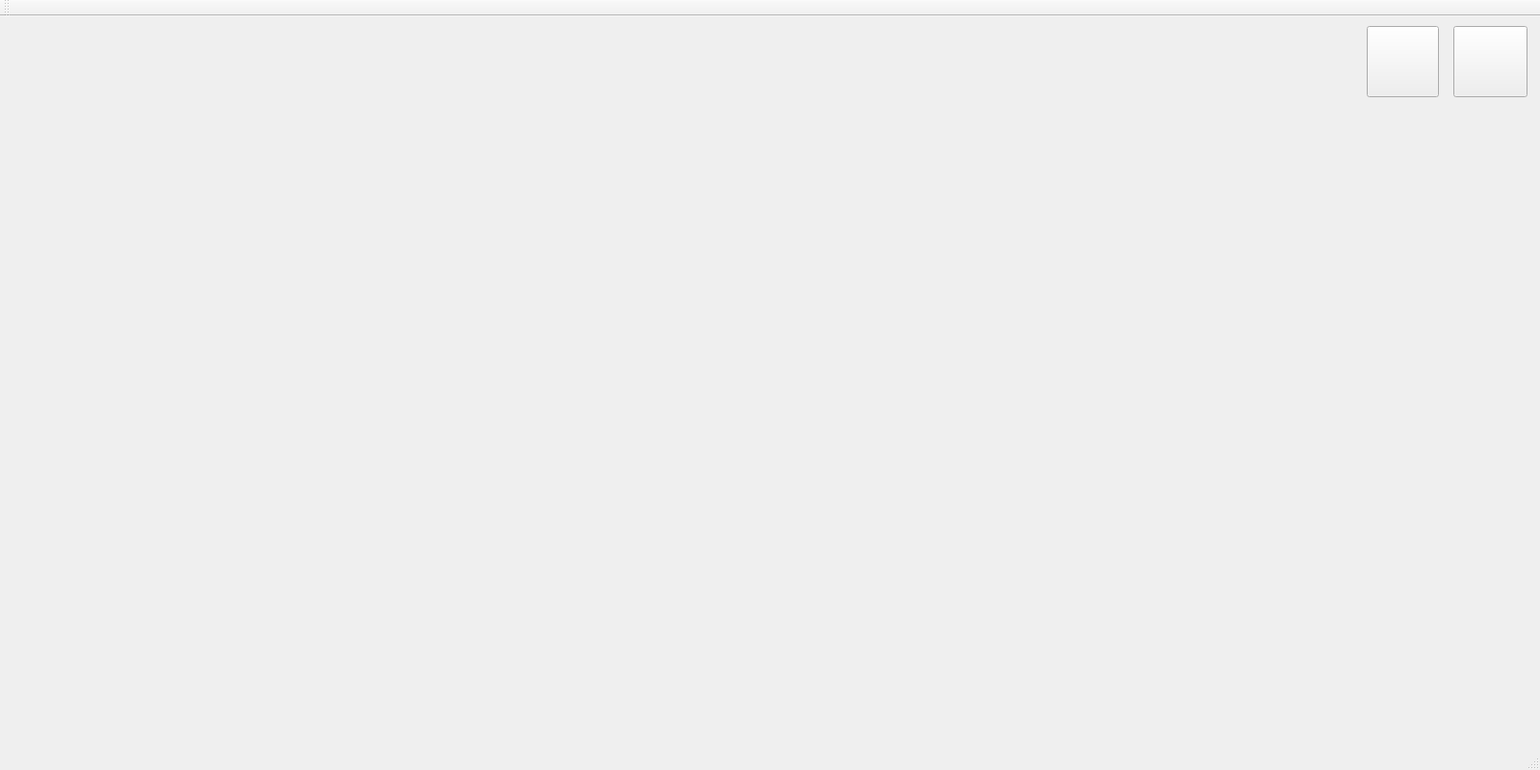
<?xml version="1.0" encoding="UTF-8"?>
<ui version="4.0">
 <class>MainWindow</class>
 <widget class="QMainWindow" name="MainWindow">
  <property name="geometry">
   <rect>
    <x>0</x>
    <y>0</y>
    <width>1600</width>
    <height>800</height>
   </rect>
  </property>
  <property name="windowTitle">
   <string>MainWindow</string>
  </property>
  <widget class="QWidget" name="centralWidget">
   <widget class="QLabel" name="labelland">
    <property name="geometry">
     <rect>
      <x>0</x>
      <y>626</y>
      <width>341</width>
      <height>201</height>
     </rect>
    </property>
    <property name="text">
     <string/>
    </property>
    <property name="pixmap">
     <pixmap resource="image.qrc">:/image/GROUND.png</pixmap>
    </property>
   </widget>
   <widget class="QLabel" name="labelbird">
    <property name="geometry">
     <rect>
      <x>160</x>
      <y>460</y>
      <width>70</width>
      <height>70</height>
     </rect>
    </property>
    <property name="text">
     <string/>
    </property>
    <property name="pixmap">
     <pixmap resource="image.qrc">:/image/Normal_Bird_1.png</pixmap>
    </property>
   </widget>
   <widget class="QLabel" name="labelthrowerfront">
    <property name="geometry">
     <rect>
      <x>179</x>
      <y>460</y>
      <width>41</width>
      <height>191</height>
     </rect>
    </property>
    <property name="text">
     <string/>
    </property>
    <property name="pixmap">
     <pixmap resource="image.qrc">:/image/throwerfront.png</pixmap>
    </property>
   </widget>
   <widget class="QLabel" name="labelland_2">
    <property name="geometry">
     <rect>
      <x>330</x>
      <y>626</y>
      <width>331</width>
      <height>201</height>
     </rect>
    </property>
    <property name="text">
     <string/>
    </property>
    <property name="pixmap">
     <pixmap resource="image.qrc">:/image/GROUND.png</pixmap>
    </property>
   </widget>
   <widget class="QLabel" name="labelland_3">
    <property name="geometry">
     <rect>
      <x>470</x>
      <y>626</y>
      <width>341</width>
      <height>201</height>
     </rect>
    </property>
    <property name="text">
     <string/>
    </property>
    <property name="pixmap">
     <pixmap resource="image.qrc">:/image/GROUND.png</pixmap>
    </property>
   </widget>
   <widget class="QLabel" name="labelthrowerback">
    <property name="geometry">
     <rect>
      <x>200</x>
      <y>480</y>
      <width>41</width>
      <height>91</height>
     </rect>
    </property>
    <property name="text">
     <string/>
    </property>
    <property name="pixmap">
     <pixmap resource="image.qrc">:/image/throwerback.png</pixmap>
    </property>
   </widget>
   <widget class="QLabel" name="labelland_4">
    <property name="geometry">
     <rect>
      <x>800</x>
      <y>626</y>
      <width>341</width>
      <height>201</height>
     </rect>
    </property>
    <property name="text">
     <string/>
    </property>
    <property name="pixmap">
     <pixmap resource="image.qrc">:/image/GROUND.png</pixmap>
    </property>
   </widget>
   <widget class="QLabel" name="labelland_5">
    <property name="geometry">
     <rect>
      <x>1270</x>
      <y>626</y>
      <width>341</width>
      <height>201</height>
     </rect>
    </property>
    <property name="text">
     <string/>
    </property>
    <property name="pixmap">
     <pixmap resource="image.qrc">:/image/GROUND.png</pixmap>
    </property>
   </widget>
   <widget class="QLabel" name="labelland_6">
    <property name="geometry">
     <rect>
      <x>1130</x>
      <y>626</y>
      <width>331</width>
      <height>201</height>
     </rect>
    </property>
    <property name="text">
     <string/>
    </property>
    <property name="pixmap">
     <pixmap resource="image.qrc">:/image/GROUND.png</pixmap>
    </property>
   </widget>
   <widget class="QLabel" name="label">
    <property name="geometry">
     <rect>
      <x>0</x>
      <y>-100</y>
      <width>1600</width>
      <height>850</height>
     </rect>
    </property>
    <property name="text">
     <string/>
    </property>
    <property name="pixmap">
     <pixmap resource="image.qrc">:/image/back.png</pixmap>
    </property>
   </widget>
   <widget class="QLabel" name="label_2">
    <property name="geometry">
     <rect>
      <x>1280</x>
      <y>578</y>
      <width>101</width>
      <height>51</height>
     </rect>
    </property>
    <property name="text">
     <string/>
    </property>
    <property name="pixmap">
     <pixmap resource="image.qrc">:/image/rock.png</pixmap>
    </property>
   </widget>
   <widget class="QLabel" name="label_3">
    <property name="geometry">
     <rect>
      <x>1280</x>
      <y>531</y>
      <width>101</width>
      <height>51</height>
     </rect>
    </property>
    <property name="text">
     <string/>
    </property>
    <property name="pixmap">
     <pixmap resource="image.qrc">:/image/rock.png</pixmap>
    </property>
   </widget>
   <widget class="QLabel" name="label_4">
    <property name="geometry">
     <rect>
      <x>1280</x>
      <y>437</y>
      <width>101</width>
      <height>51</height>
     </rect>
    </property>
    <property name="text">
     <string/>
    </property>
    <property name="pixmap">
     <pixmap resource="image.qrc">:/image/rock.png</pixmap>
    </property>
   </widget>
   <widget class="QLabel" name="label_5">
    <property name="geometry">
     <rect>
      <x>1280</x>
      <y>484</y>
      <width>101</width>
      <height>51</height>
     </rect>
    </property>
    <property name="text">
     <string/>
    </property>
    <property name="pixmap">
     <pixmap resource="image.qrc">:/image/rock.png</pixmap>
    </property>
   </widget>
   <widget class="QLabel" name="label_6">
    <property name="geometry">
     <rect>
      <x>1280</x>
      <y>251</y>
      <width>101</width>
      <height>51</height>
     </rect>
    </property>
    <property name="text">
     <string/>
    </property>
    <property name="pixmap">
     <pixmap resource="image.qrc">:/image/rock.png</pixmap>
    </property>
   </widget>
   <widget class="QLabel" name="label_7">
    <property name="geometry">
     <rect>
      <x>1280</x>
      <y>344</y>
      <width>101</width>
      <height>51</height>
     </rect>
    </property>
    <property name="text">
     <string/>
    </property>
    <property name="pixmap">
     <pixmap resource="image.qrc">:/image/rock.png</pixmap>
    </property>
   </widget>
   <widget class="QLabel" name="label_8">
    <property name="geometry">
     <rect>
      <x>1280</x>
      <y>390</y>
      <width>101</width>
      <height>51</height>
     </rect>
    </property>
    <property name="text">
     <string/>
    </property>
    <property name="pixmap">
     <pixmap resource="image.qrc">:/image/rock.png</pixmap>
    </property>
   </widget>
   <widget class="QLabel" name="label_9">
    <property name="geometry">
     <rect>
      <x>1280</x>
      <y>298</y>
      <width>101</width>
      <height>51</height>
     </rect>
    </property>
    <property name="text">
     <string/>
    </property>
    <property name="pixmap">
     <pixmap resource="image.qrc">:/image/rock.png</pixmap>
    </property>
   </widget>
   <widget class="QLabel" name="label_10">
    <property name="geometry">
     <rect>
      <x>560</x>
      <y>437</y>
      <width>101</width>
      <height>51</height>
     </rect>
    </property>
    <property name="text">
     <string/>
    </property>
    <property name="pixmap">
     <pixmap resource="image.qrc">:/image/rock.png</pixmap>
    </property>
   </widget>
   <widget class="QLabel" name="label_11">
    <property name="geometry">
     <rect>
      <x>560</x>
      <y>390</y>
      <width>101</width>
      <height>51</height>
     </rect>
    </property>
    <property name="text">
     <string/>
    </property>
    <property name="pixmap">
     <pixmap resource="image.qrc">:/image/rock.png</pixmap>
    </property>
   </widget>
   <widget class="QLabel" name="label_12">
    <property name="geometry">
     <rect>
      <x>560</x>
      <y>531</y>
      <width>101</width>
      <height>51</height>
     </rect>
    </property>
    <property name="text">
     <string/>
    </property>
    <property name="pixmap">
     <pixmap resource="image.qrc">:/image/rock.png</pixmap>
    </property>
   </widget>
   <widget class="QLabel" name="label_13">
    <property name="geometry">
     <rect>
      <x>560</x>
      <y>578</y>
      <width>101</width>
      <height>51</height>
     </rect>
    </property>
    <property name="text">
     <string/>
    </property>
    <property name="pixmap">
     <pixmap resource="image.qrc">:/image/rock.png</pixmap>
    </property>
   </widget>
   <widget class="QLabel" name="label_14">
    <property name="geometry">
     <rect>
      <x>560</x>
      <y>484</y>
      <width>101</width>
      <height>51</height>
     </rect>
    </property>
    <property name="text">
     <string/>
    </property>
    <property name="pixmap">
     <pixmap resource="image.qrc">:/image/rock.png</pixmap>
    </property>
   </widget>
   <widget class="QLabel" name="label_15">
    <property name="geometry">
     <rect>
      <x>1280</x>
      <y>204</y>
      <width>101</width>
      <height>51</height>
     </rect>
    </property>
    <property name="text">
     <string/>
    </property>
    <property name="pixmap">
     <pixmap resource="image.qrc">:/image/rock.png</pixmap>
    </property>
   </widget>
   <widget class="QLabel" name="label_16">
    <property name="geometry">
     <rect>
      <x>1280</x>
      <y>157</y>
      <width>101</width>
      <height>51</height>
     </rect>
    </property>
    <property name="text">
     <string/>
    </property>
    <property name="pixmap">
     <pixmap resource="image.qrc">:/image/rock.png</pixmap>
    </property>
   </widget>
   <widget class="QLabel" name="label_17">
    <property name="geometry">
     <rect>
      <x>840</x>
      <y>351</y>
      <width>101</width>
      <height>51</height>
     </rect>
    </property>
    <property name="text">
     <string/>
    </property>
    <property name="pixmap">
     <pixmap resource="image.qrc">:/image/rock.png</pixmap>
    </property>
   </widget>
   <widget class="QLabel" name="label_18">
    <property name="geometry">
     <rect>
      <x>1280</x>
      <y>110</y>
      <width>101</width>
      <height>51</height>
     </rect>
    </property>
    <property name="text">
     <string/>
    </property>
    <property name="pixmap">
     <pixmap resource="image.qrc">:/image/rock.png</pixmap>
    </property>
   </widget>
   <widget class="QLabel" name="label_21">
    <property name="geometry">
     <rect>
      <x>840</x>
      <y>487</y>
      <width>101</width>
      <height>51</height>
     </rect>
    </property>
    <property name="text">
     <string/>
    </property>
    <property name="pixmap">
     <pixmap resource="image.qrc">:/image/rock.png</pixmap>
    </property>
   </widget>
   <widget class="QLabel" name="label_22">
    <property name="geometry">
     <rect>
      <x>840</x>
      <y>534</y>
      <width>101</width>
      <height>51</height>
     </rect>
    </property>
    <property name="text">
     <string/>
    </property>
    <property name="pixmap">
     <pixmap resource="image.qrc">:/image/rock.png</pixmap>
    </property>
   </widget>
   <widget class="QLabel" name="label_23">
    <property name="geometry">
     <rect>
      <x>840</x>
      <y>581</y>
      <width>101</width>
      <height>51</height>
     </rect>
    </property>
    <property name="text">
     <string/>
    </property>
    <property name="pixmap">
     <pixmap resource="image.qrc">:/image/rock.png</pixmap>
    </property>
   </widget>
   <widget class="QLabel" name="label_24">
    <property name="geometry">
     <rect>
      <x>840</x>
      <y>393</y>
      <width>101</width>
      <height>51</height>
     </rect>
    </property>
    <property name="text">
     <string/>
    </property>
    <property name="pixmap">
     <pixmap resource="image.qrc">:/image/rock.png</pixmap>
    </property>
   </widget>
   <widget class="QLabel" name="label_25">
    <property name="geometry">
     <rect>
      <x>840</x>
      <y>440</y>
      <width>101</width>
      <height>51</height>
     </rect>
    </property>
    <property name="text">
     <string/>
    </property>
    <property name="pixmap">
     <pixmap resource="image.qrc">:/image/rock.png</pixmap>
    </property>
   </widget>
   <widget class="QLabel" name="label_26">
    <property name="geometry">
     <rect>
      <x>560</x>
      <y>343</y>
      <width>101</width>
      <height>51</height>
     </rect>
    </property>
    <property name="text">
     <string/>
    </property>
    <property name="pixmap">
     <pixmap resource="image.qrc">:/image/rock.png</pixmap>
    </property>
   </widget>
   <widget class="QLabel" name="label_27">
    <property name="geometry">
     <rect>
      <x>560</x>
      <y>296</y>
      <width>101</width>
      <height>51</height>
     </rect>
    </property>
    <property name="text">
     <string/>
    </property>
    <property name="pixmap">
     <pixmap resource="image.qrc">:/image/rock.png</pixmap>
    </property>
   </widget>
   <widget class="QLabel" name="label_28">
    <property name="geometry">
     <rect>
      <x>560</x>
      <y>249</y>
      <width>101</width>
      <height>51</height>
     </rect>
    </property>
    <property name="text">
     <string/>
    </property>
    <property name="pixmap">
     <pixmap resource="image.qrc">:/image/rock.png</pixmap>
    </property>
   </widget>
   <widget class="QLabel" name="pig">
    <property name="geometry">
     <rect>
      <x>700</x>
      <y>541</y>
      <width>91</width>
      <height>91</height>
     </rect>
    </property>
    <property name="text">
     <string/>
    </property>
    <property name="pixmap">
     <pixmap resource="image.qrc">:/image/pig.png</pixmap>
    </property>
   </widget>
   <widget class="QLabel" name="pig_2">
    <property name="geometry">
     <rect>
      <x>840</x>
      <y>261</y>
      <width>91</width>
      <height>91</height>
     </rect>
    </property>
    <property name="text">
     <string/>
    </property>
    <property name="pixmap">
     <pixmap resource="image.qrc">:/image/pig.png</pixmap>
    </property>
   </widget>
   <widget class="QLabel" name="pig_3">
    <property name="geometry">
     <rect>
      <x>1060</x>
      <y>541</y>
      <width>91</width>
      <height>91</height>
     </rect>
    </property>
    <property name="text">
     <string/>
    </property>
    <property name="pixmap">
     <pixmap resource="image.qrc">:/image/pig.png</pixmap>
    </property>
   </widget>
   <widget class="QLabel" name="pig_4">
    <property name="geometry">
     <rect>
      <x>1280</x>
      <y>21</y>
      <width>91</width>
      <height>91</height>
     </rect>
    </property>
    <property name="text">
     <string/>
    </property>
    <property name="pixmap">
     <pixmap resource="image.qrc">:/image/pig.png</pixmap>
    </property>
   </widget>
   <widget class="QLabel" name="labelbird_2">
    <property name="geometry">
     <rect>
      <x>240</x>
      <y>560</y>
      <width>70</width>
      <height>70</height>
     </rect>
    </property>
    <property name="text">
     <string/>
    </property>
    <property name="pixmap">
     <pixmap resource="image.qrc">:/image/bird2.png</pixmap>
    </property>
   </widget>
   <widget class="QLabel" name="labelbird_3">
    <property name="geometry">
     <rect>
      <x>320</x>
      <y>560</y>
      <width>70</width>
      <height>70</height>
     </rect>
    </property>
    <property name="text">
     <string/>
    </property>
    <property name="pixmap">
     <pixmap resource="image.qrc">:/image/bird4.png</pixmap>
    </property>
   </widget>
   <widget class="QLabel" name="labelbird_4">
    <property name="geometry">
     <rect>
      <x>400</x>
      <y>560</y>
      <width>70</width>
      <height>70</height>
     </rect>
    </property>
    <property name="text">
     <string/>
    </property>
    <property name="pixmap">
     <pixmap resource="image.qrc">:/image/bird5.png</pixmap>
    </property>
   </widget>
   <widget class="QLabel" name="label_29">
    <property name="geometry">
     <rect>
      <x>40</x>
      <y>20</y>
      <width>251</width>
      <height>121</height>
     </rect>
    </property>
    <property name="text">
     <string/>
    </property>
    <property name="pixmap">
     <pixmap resource="image.qrc">:/image/score.png</pixmap>
    </property>
   </widget>
   <widget class="QPushButton" name="pushButton">
    <property name="geometry">
     <rect>
      <x>1510</x>
      <y>10</y>
      <width>77</width>
      <height>74</height>
     </rect>
    </property>
    <property name="styleSheet">
     <string notr="true">background-image: url(:/image/quit2.png);</string>
    </property>
    <property name="text">
     <string> </string>
    </property>
   </widget>
   <widget class="QLabel" name="labelpoint">
    <property name="geometry">
     <rect>
      <x>310</x>
      <y>40</y>
      <width>441</width>
      <height>81</height>
     </rect>
    </property>
    <property name="text">
     <string/>
    </property>
   </widget>
   <widget class="QLabel" name="point0">
    <property name="geometry">
     <rect>
      <x>480</x>
      <y>30</y>
      <width>51</width>
      <height>91</height>
     </rect>
    </property>
    <property name="text">
     <string/>
    </property>
    <property name="pixmap">
     <pixmap resource="image.qrc">:/image/0.png</pixmap>
    </property>
   </widget>
   <widget class="QLabel" name="labelpoint_2">
    <property name="geometry">
     <rect>
      <x>310</x>
      <y>40</y>
      <width>441</width>
      <height>81</height>
     </rect>
    </property>
    <property name="text">
     <string/>
    </property>
   </widget>
   <widget class="QLabel" name="labelpoint_3">
    <property name="geometry">
     <rect>
      <x>310</x>
      <y>40</y>
      <width>441</width>
      <height>81</height>
     </rect>
    </property>
    <property name="text">
     <string/>
    </property>
   </widget>
   <widget class="QLabel" name="labelpoint_4">
    <property name="geometry">
     <rect>
      <x>310</x>
      <y>40</y>
      <width>441</width>
      <height>81</height>
     </rect>
    </property>
    <property name="text">
     <string/>
    </property>
   </widget>
   <widget class="QLabel" name="labelegg">
    <property name="geometry">
     <rect>
      <x>110</x>
      <y>250</y>
      <width>51</width>
      <height>51</height>
     </rect>
    </property>
    <property name="text">
     <string/>
    </property>
    <property name="pixmap">
     <pixmap resource="image.qrc">:/image/egg.png</pixmap>
    </property>
   </widget>
   <widget class="QPushButton" name="pushButton_2">
    <property name="geometry">
     <rect>
      <x>1420</x>
      <y>10</y>
      <width>75</width>
      <height>74</height>
     </rect>
    </property>
    <property name="styleSheet">
     <string notr="true">background-image: url(:/image/pause.jpg);</string>
    </property>
    <property name="text">
     <string> </string>
    </property>
   </widget>
   <zorder>label</zorder>
   <zorder>labelland</zorder>
   <zorder>labelland_2</zorder>
   <zorder>labelland_3</zorder>
   <zorder>labelthrowerback</zorder>
   <zorder>labelbird</zorder>
   <zorder>labelthrowerfront</zorder>
   <zorder>labelland_4</zorder>
   <zorder>labelland_5</zorder>
   <zorder>labelland_6</zorder>
   <zorder>label_2</zorder>
   <zorder>label_3</zorder>
   <zorder>label_4</zorder>
   <zorder>label_5</zorder>
   <zorder>label_6</zorder>
   <zorder>label_7</zorder>
   <zorder>label_8</zorder>
   <zorder>label_9</zorder>
   <zorder>label_10</zorder>
   <zorder>label_11</zorder>
   <zorder>label_12</zorder>
   <zorder>label_13</zorder>
   <zorder>label_14</zorder>
   <zorder>label_15</zorder>
   <zorder>label_16</zorder>
   <zorder>label_17</zorder>
   <zorder>label_18</zorder>
   <zorder>label_21</zorder>
   <zorder>label_22</zorder>
   <zorder>label_23</zorder>
   <zorder>label_24</zorder>
   <zorder>label_25</zorder>
   <zorder>label_26</zorder>
   <zorder>label_27</zorder>
   <zorder>label_28</zorder>
   <zorder>pig</zorder>
   <zorder>pig_2</zorder>
   <zorder>pig_3</zorder>
   <zorder>pig_4</zorder>
   <zorder>labelbird_2</zorder>
   <zorder>labelbird_3</zorder>
   <zorder>labelbird_4</zorder>
   <zorder>label_29</zorder>
   <zorder>pushButton</zorder>
   <zorder>labelpoint</zorder>
   <zorder>point0</zorder>
   <zorder>labelpoint_2</zorder>
   <zorder>labelpoint_3</zorder>
   <zorder>labelpoint_4</zorder>
   <zorder>labelegg</zorder>
   <zorder>pushButton_2</zorder>
  </widget>
  <widget class="QMenuBar" name="menuBar">
   <property name="geometry">
    <rect>
     <x>0</x>
     <y>0</y>
     <width>1600</width>
     <height>19</height>
    </rect>
   </property>
  </widget>
  <widget class="QToolBar" name="mainToolBar">
   <attribute name="toolBarArea">
    <enum>TopToolBarArea</enum>
   </attribute>
   <attribute name="toolBarBreak">
    <bool>false</bool>
   </attribute>
  </widget>
  <widget class="QStatusBar" name="statusBar"/>
 </widget>
 <layoutdefault spacing="6" margin="11"/>
 <resources>
  <include location="image.qrc"/>
 </resources>
 <connections/>
</ui>
